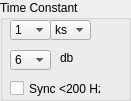
  <widget class="QGroupBox" name="groupBox">
   <property name="geometry">
    <rect>
     <x>10</x>
     <y>10</y>
     <width>131</width>
     <height>101</height>
    </rect>
   </property>
   <property name="title">
    <string>Time Constant</string>
   </property>
   <widget class="QComboBox" name="tauval">
    <property name="geometry">
     <rect>
      <x>10</x>
      <y>20</y>
      <width>41</width>
      <height>20</height>
     </rect>
    </property>
    <item>
     <property name="text">
      <string>1</string>
     </property>
    </item>
    <item>
     <property name="text">
      <string>3</string>
     </property>
    </item>
    <item>
     <property name="text">
      <string>10</string>
     </property>
    </item>
    <item>
     <property name="text">
      <string>30</string>
     </property>
    </item>
    <item>
     <property name="text">
      <string>100</string>
     </property>
    </item>
    <item>
     <property name="text">
      <string>300</string>
     </property>
    </item>
   </widget>
   <widget class="QComboBox" name="tauunit">
    <property name="geometry">
     <rect>
      <x>50</x>
      <y>20</y>
      <width>41</width>
      <height>20</height>
     </rect>
    </property>
    <item>
     <property name="text">
      <string>ks</string>
     </property>
    </item>
    <item>
     <property name="text">
      <string>s</string>
     </property>
    </item>
    <item>
     <property name="text">
      <string>ms</string>
     </property>
    </item>
    <item>
     <property name="text">
      <string>mus</string>
     </property>
    </item>
   </widget>
   <widget class="QComboBox" name="slopeval">
    <property name="geometry">
     <rect>
      <x>10</x>
      <y>50</y>
      <width>41</width>
      <height>20</height>
     </rect>
    </property>
    <item>
     <property name="text">
      <string>6</string>
     </property>
    </item>
    <item>
     <property name="text">
      <string>12</string>
     </property>
    </item>
    <item>
     <property name="text">
      <string>18</string>
     </property>
    </item>
    <item>
     <property name="text">
      <string>24</string>
     </property>
    </item>
   </widget>
   <widget class="QLabel" name="label_4">
    <property name="geometry">
     <rect>
      <x>60</x>
      <y>50</y>
      <width>21</width>
      <height>16</height>
     </rect>
    </property>
    <property name="text">
     <string>db</string>
    </property>
   </widget>
   <widget class="QCheckBox" name="synccheck">
    <property name="geometry">
     <rect>
      <x>10</x>
      <y>80</y>
      <width>91</width>
      <height>17</height>
     </rect>
    </property>
    <property name="text">
     <string>Sync &lt;200 Hz</string>
    </property>
   </widget>
  </widget>
